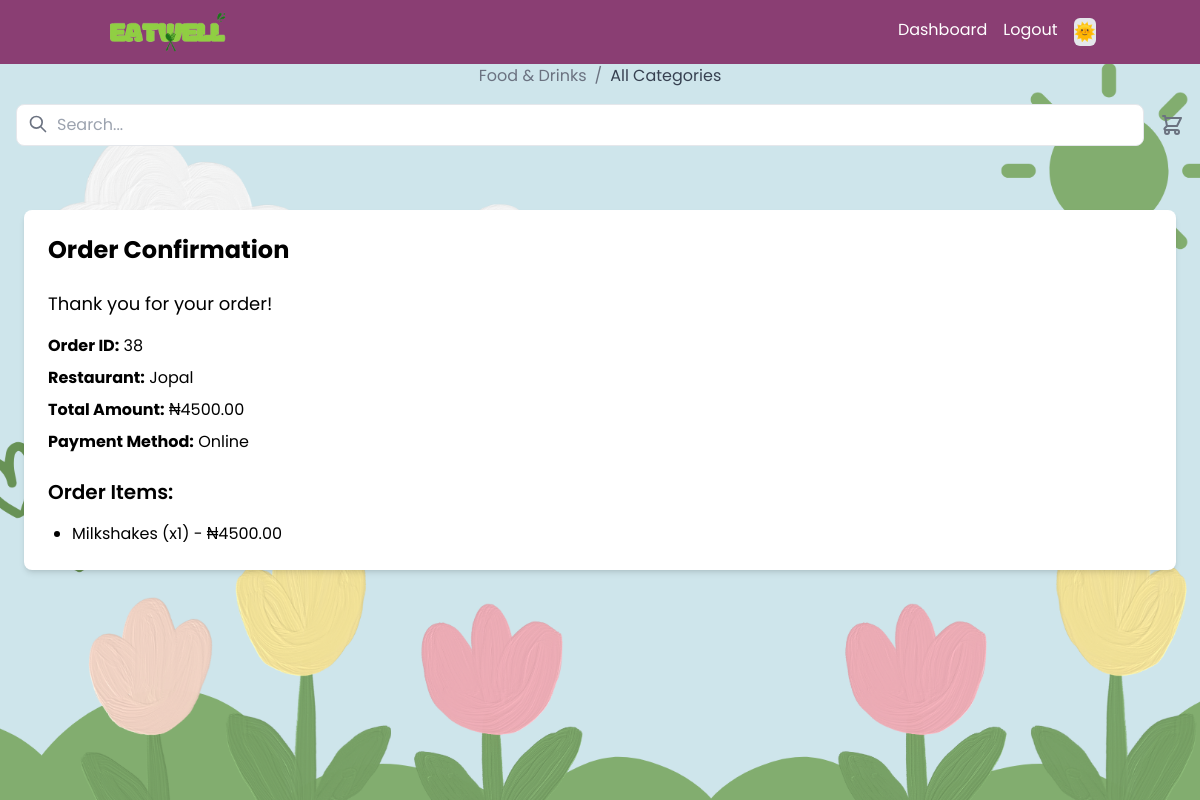
Screenshot of /order-confirmation/38/ (signed in) with the database file from the repository.
### eatwellapp/models.py (models this page shows, shortened)
class Order(models.Model):
    customer = models.ForeignKey(Customer, on_delete=models.CASCADE, related_name='orders')
    restaurant = models.ForeignKey(Restaurant, on_delete=models.CASCADE, related_name='orders')
    created_at = models.DateTimeField(auto_now_add=True)
    total_amount = models.DecimalField(max_digits=10, decimal_places=2)
    is_paid = models.BooleanField(default=False)
    payment_method = models.CharField(max_length=20, choices=(('online', 'Online'), ('on_delivery', 'On Delivery')))
    address = models.TextField(null=True, blank=True)  # Make address nullable

class Restaurant(models.Model):
    owner = models.ForeignKey(StoreOwner, on_delete=models.CASCADE, related_name='restaurants')
    name = models.CharField(max_length=100)
    location = models.CharField(max_length=10, choices=(('ogoja', 'Ogoja'), ('okuku', 'Okuku')))

class OrderItem(models.Model):
    order = models.ForeignKey(Order, on_delete=models.CASCADE, related_name='items')
    food = models.ForeignKey(Food, on_delete=models.CASCADE)
    quantity = models.PositiveIntegerField()
    price = models.DecimalField(max_digits=8, decimal_places=2)

class Food(models.Model):
    CATEGORY_CHOICES = (
        ('fast', 'Fast'),
        ('drinks', 'Drinks'),
        ('swallow', 'Swallow'),
        ('desserts', 'Desserts'),
    )
    restaurant = models.ForeignKey(Restaurant, on_delete=models.CASCADE, related_name='foods')
    category = models.CharField(max_length=20, choices=CATEGORY_CHOICES, default='fast')
    name = models.CharField(max_length=100)
    description = models.TextField()
    price = models.DecimalField(max_digits=8, decimal_places=2)
    image = models.ImageField(upload_to='food_images/', blank=True, null=True)
    weight = models.IntegerField(help_text='Weight in grams', default=0)

### eatwellapp/views.py (the view)
# urls.py: path('order-confirmation/<int:order_id>/', views.order_confirmation, name='order_confirmation'),
@login_required
def order_confirmation(request, order_id):
    order = Order.objects.get(id=order_id)
    return render(request, 'eatwellapp/order_confirmation.html', {'order': order})

### eatwellapp/templates/eatwellapp/order_confirmation.html (shortened to what this page needs)
{% extends 'base.html' %}
{% load static%}
{% block content %}
<div class="h-screen overflow-auto" style="background-image: url('{% static 'images/dashboard_bg.png' %}'); background-size: cover; background-repeat: no-repeat;">
    <div class=" flex flex-col justify-between items-center py-8 px-4 font-sans" >
        <div class="flex items-center space-x-2 text-gray-500 mb-4 mt-8">
            <a href="{% url 'food_categories' %}" class="hover:text-gray-700">Food & Drinks</a>
            <span>/</span>
            <span class="text-gray-700">{{ category_name|default:"All Categories" }}</span>
        </div>
        <div class="flex items-center space-x-4 w-full">
            <div class="relative w-full">
                <input type="text"
                    placeholder="Search..."
                    class="w-full pl-10 pr-4 py-2 border rounded-lg focus:outline-none focus:border-yellow-500">
                <svg class="w-5 h-5 text-gray-500 absolute left-3 top-2.5" fill="none" stroke="currentColor" viewBox="0 0 24 24">
                    <path stroke-linecap="round" stroke-linejoin="round" stroke-width="2" d="M21 21l-6-6m2-5a7 7 0 11-14 0 7 7 0 0114 0z"></path>
                </svg>
            </div>
            <a href="{% url 'cart' %}" class="relative">
            </a>
        </div>
    </div>
    <div class="bg-white rounded-lg shadow-md p-6 m-6 mt-8">
        <h2 class="text-2xl font-bold mb-6">Order Confirmation</h2>
        <p class="text-lg mb-4">Thank you for your order!</p>
        <p class="mb-2"><strong>Order ID:</strong> {{ order.id }}</p>
        <p class="mb-2"><strong>Restaurant:</strong> {{ order.restaurant.name }}</p>
        <p class="mb-2"><strong>Total Amount:</strong> ₦{{ order.total_amount }}</p>
        <p class="mb-2"><strong>Payment Method:</strong> {{ order.get_payment_method_display }}</p>
        <h3 class="text-xl font-semibold mt-6 mb-4">Order Items:</h3>
        <ul class="list-disc pl-6">
            {% for item in order.items.all %}
                <li>{{ item.food.name }} (x{{ item.quantity }}) - ₦{{ item.price }}</li>
            {% endfor %}
        </ul>
    </div>
</div>
{% endblock %}

### eatwellapp/templates/base.html (shortened to what this page needs)
<!DOCTYPE html>
<html lang="en">
<head>
    {% load static %}
    <link href="{% static 'css/output.css' %}" rel="stylesheet">
    <link href="{% static 'css/styles.css' %}" rel="stylesheet">
</head>
<body class="bg-gray-100 min-h-screen flex flex-col font-sans">
    <header class="header bg-[#8A3E73] text-white w-full fixed z-10">
        <nav class="container mx-auto px-4 py-2 flex justify-between items-center">
            <a href="{% url 'home' %}" class="text-2xl font-bold">
                <img src="{% static 'images/eatwell.png' %}" alt="EatWell Logo" class=" w-32">
            </a>
            <ul class="flex space-x-4 mr-4 md:mr-0">
                {% if user.is_authenticated %}
                    {% if user.user_type == 'customer' %}
                        <li><a href="{% url 'customer_dashboard' %}" class="hover:text-blue-200">Dashboard</a></li>
                    {% elif user.user_type == 'store_owner' %}
                        <li><a href="{% url 'store_owner_dashboard' %}" class="hover:text-blue-200">Dashboard</a></li>
                    {% endif %}
                    <form action="{% url 'logout' %}" method="post">
                        <li><button type="submit" class="hover:text-blue-200 bg-transparent border-none cursor-pointer">Logout</button></li>
                    </form>
                {% else %}
                    <li><a href="{% url 'login' %}" class="hover:text-blue-200 ">Login</a></li>
                    <!-- <li><a href="{% url 'customer_register' %}" class="hover:text-blue-200">Customer Register</a></li>
                    <li><a href="{% url 'store_owner_register' %}" class="hover:text-blue-200">Store Owner Register</a></li> -->
                {% endif %}
                <button id="theme-toggle" class=" rounded-md mr-4 bg-gray-200 dark:bg-gray-800">
                    <span id="theme-icon" class="text-lg">🌞</span>
                  </button>
            </ul>
        </nav>
    </header>
    <main class=" ">
        {% block content %}
        {% endblock %}
    </main>
</body>
</html>

### eatwellapp/static/css/styles.css (style rules this page uses)
body { font-family: poppins, sans-serif; }
body { background-color: white; color: black; transition: background-color 0.3s, color 0.3s; }

### rows the page displays
Order: id "38", restaurant.name "Jopal", total_amount "4500.00", payment_method "Online"
OrderItem: food.name "Milkshakes", quantity "1", price "4500.00"

### other values shown
{{ category_name|default:"All Categories" }} "All Categories"
